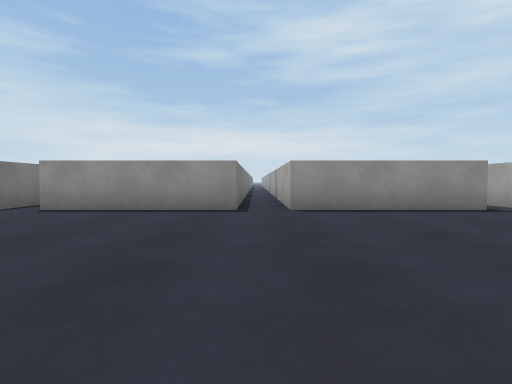
View 1 (above)

24 first-person views from a walk through a scene from a Unity 3-D project. The camera is 0.58 m above the floor, tilts 2° down and sees 80° across. The floor is counted in squares, 1 m on a side. Each view is taken from the middle of a square. On the plan, view 1 faces up. The plan holds only what a view shows up to about 9 squares ahead; the rest is blank. The place goes on beyond the plan. Surface patterns are stand-ins for the level's own textures.

View 2
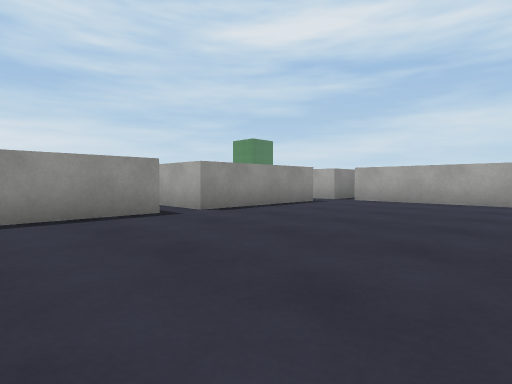

View 3
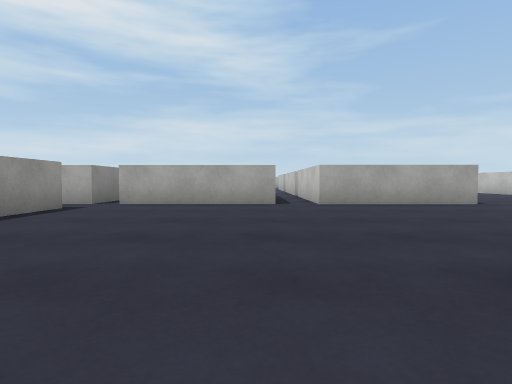

View 4
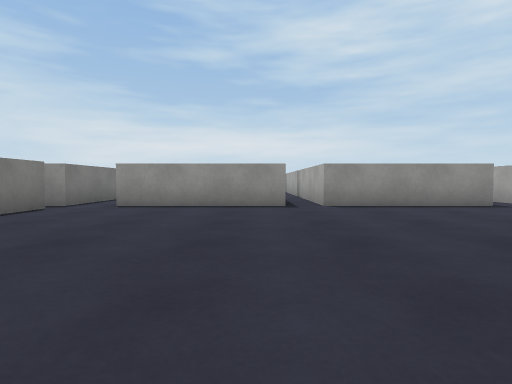

View 5
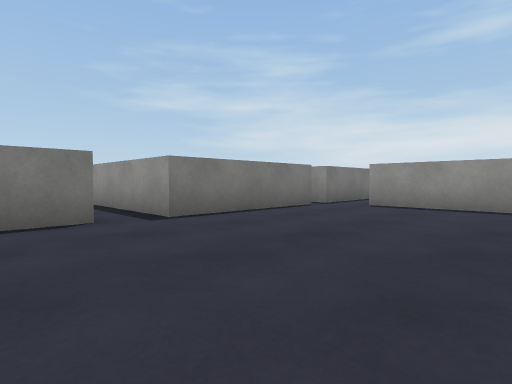

View 6
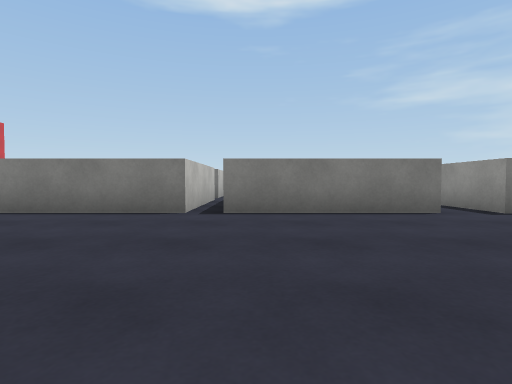

View 7
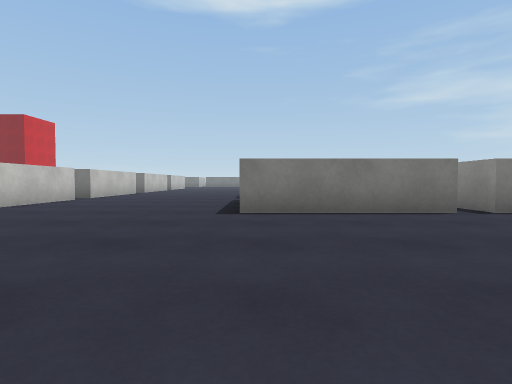

View 8
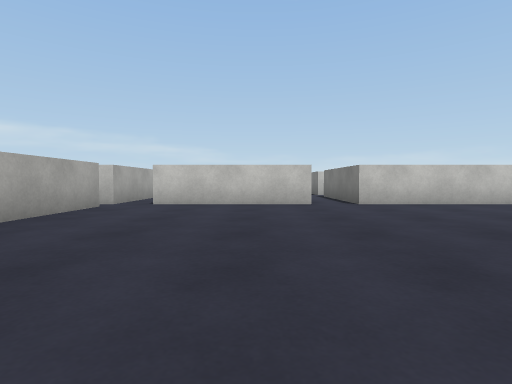

View 9
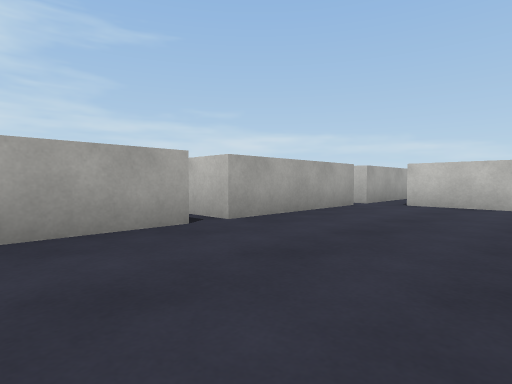

View 10
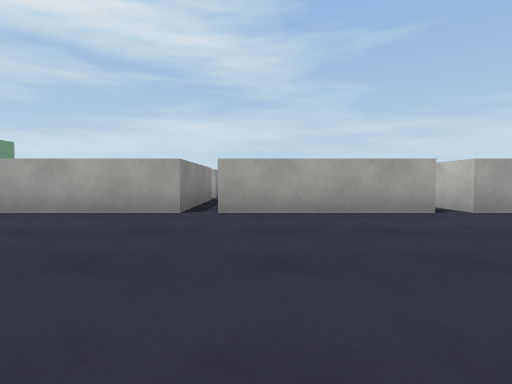

View 11
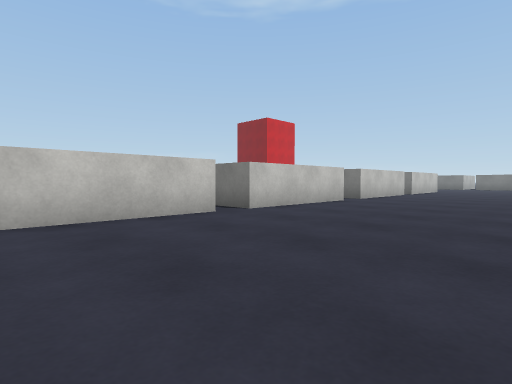

View 12
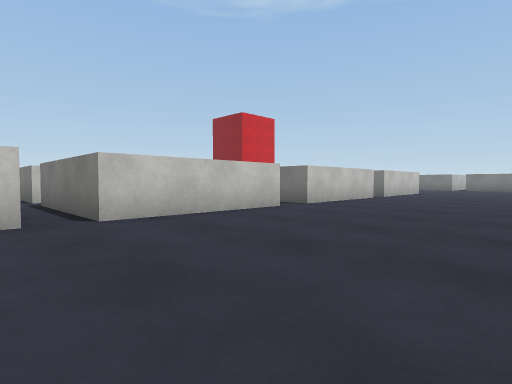

View 13
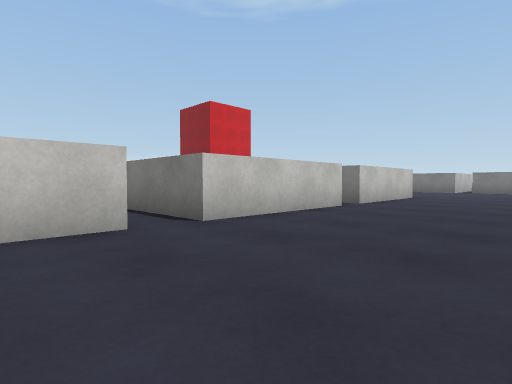

View 14
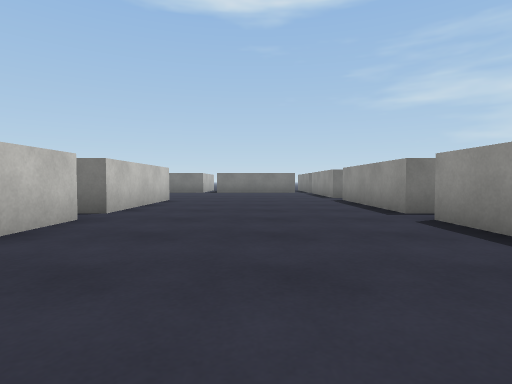

View 15
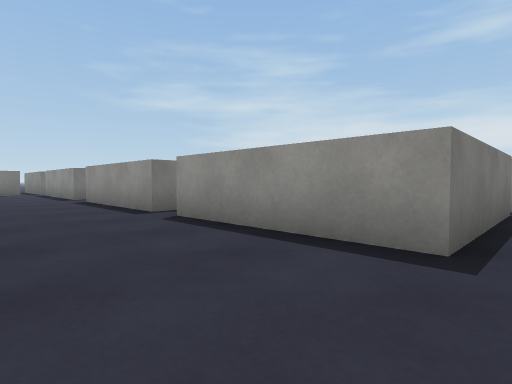

View 16
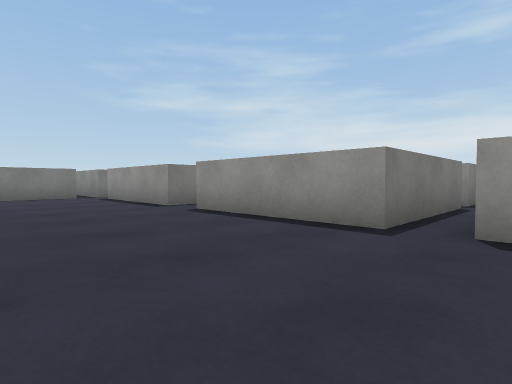

View 17
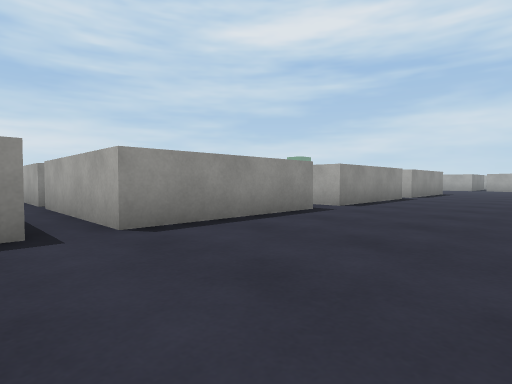

View 18
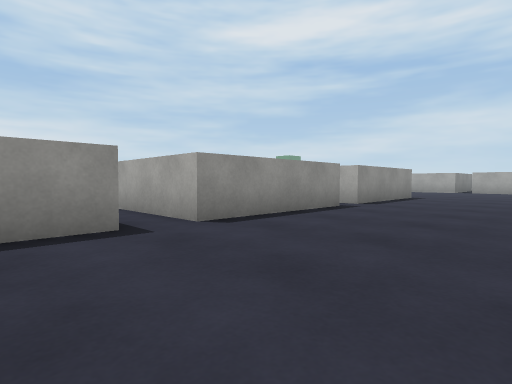

View 19
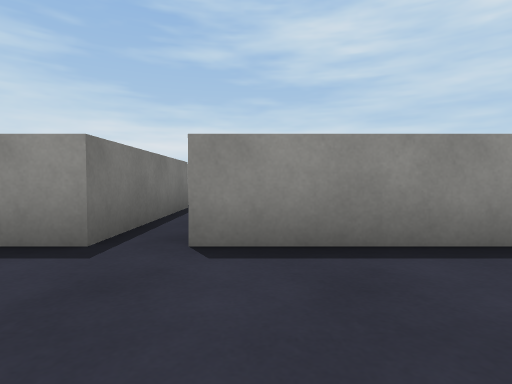

View 20
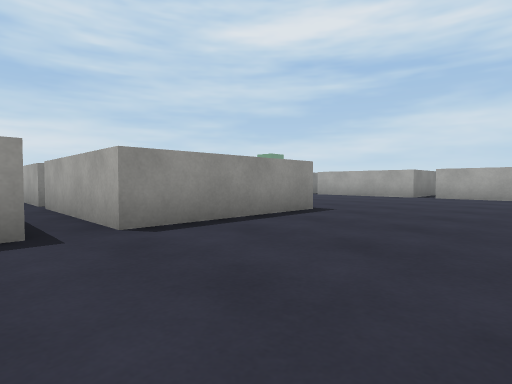

View 21
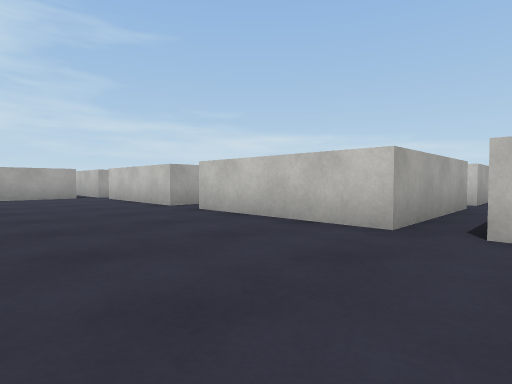

View 22
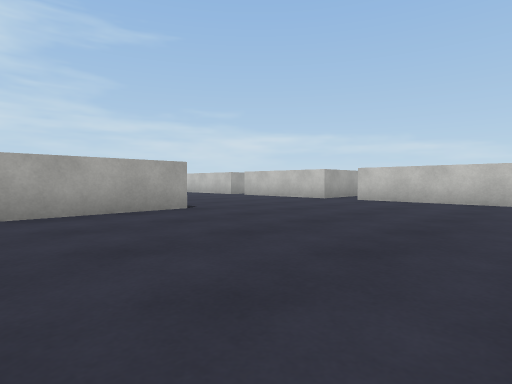

View 23
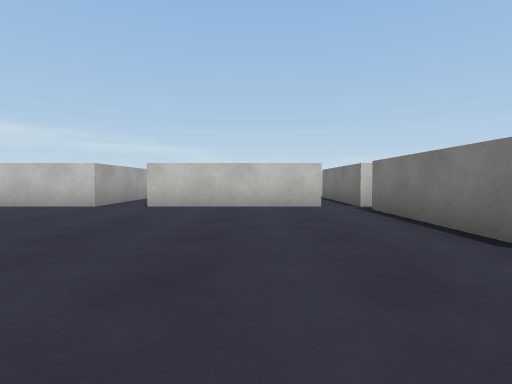

View 24
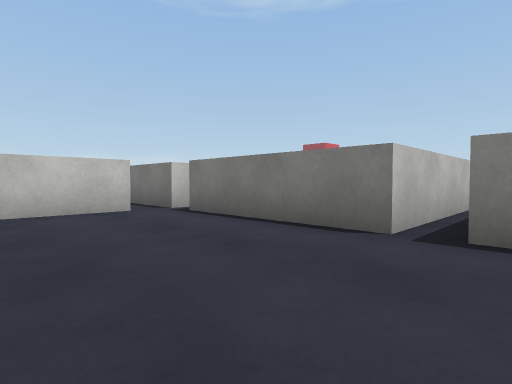

### Floor plan
Points are (right, up) in squares from view 1. A wall is a line through its corners. A room is listed if a view was taken in it or the views show most of it. See-through windows are left out.
Room 1 (view 1)
walls: (-1, -3.6) (-4.4, -3.6)
ways out: opening at (-5, -4) to room 2; opening at (0, 1) to room 2; opening at (1, -4) to room 2
Room 2 (views 2, 3, 4, 5, 6, 7, 8, 9, 10, 11, 12, 13, 14, 15, 16, 17, 18, 19, 20, 21, 22, 23, 24)
walls: (-4.4, -3.6) (-4.4, -0.2); (-4.4, -8.4) (-4.4, -4.2); (-10.6, 0.5) (-10.6, -3.6) (-11.8, -3.6); (0.6, -4.3) (4.6, -4.3) (4.6, -8.4); (-13.9, -4.3) (-10.6, -4.3) (-10.6, -8.3) (-14.6, -8.3) (-14.6, -4.2); (-4.4, -13) (-4.4, -9); (-15.5, -4.2) (-15.5, -8.3) (-19.5, -8.3) (-19.5, -5.4); (-9.4, -13.7) (-5.4, -13.7); (-10.6, 5.5) (-10.6, 1.5) (-14.2, 1.5); (-5.3, 7.5) (-5.3, 6.2) (-9.4, 6.2); (5.4, -9) (9.5, -9); (-10.6, 8) (-10.6, 6.2); (-14.6, -13.7) (-10.6, -13.7); (-0.4, 8.9) (-0.4, 6.2) (-4.4, 6.2) (-4.4, 7.9); (-20.6, -4.2) (-20.6, -8.3) (-24.6, -8.3) (-24.6, -4.2); (4.8, 6.2) (0.7, 6.2) (0.7, 8.9); (-19.6, -13.7) (-15.5, -13.7); (10.7, -3.6) (10.7, 0.4) (11.5, 0.4); (10.7, -9) (11.5, -9); (10.7, 1.5) (10.7, 5.5); (9.6, 6.2) (5.6, 6.2) (5.6, 8); (-25.5, -4.2) (-25.5, -8.3) (-29.5, -8.3); (10.7, 6.2) (10.7, 7); (-24.6, -13.7) (-20.6, -13.7); (-29, -13.7) (-25.5, -13.7)
ways out: opening at (-5, -4) to room 1; opening at (0, 1) to room 1; opening at (1, -4) to room 1; opening at (-25, -14); opening at (-25, -5); opening at (-20, -14); opening at (-15, -14); opening at (-14.5, -4.5); opening at (-14, 1); opening at (-10, -14); opening at (-5, -14); opening at (5, -9); opening at (10, -9)

Positions as (right, up) in squares from view 1, and headings:
1: (0, 0), facing up
2: (2, 1), facing up-right
3: (3, 2), facing right
4: (-6, -1), facing up
5: (-6, -1), facing up-left
6: (-5, -3), facing left
7: (-5, -8), facing left
8: (-8, -6), facing down
9: (-8, -6), facing down-right
10: (-10, -5), facing right
11: (-11, -9), facing down-left
12: (-14, -9), facing down-left
13: (-18, -10), facing down-left
14: (-20, -11), facing left
15: (-20, -11), facing up-left
16: (-24, -12), facing up-left
17: (-26, -12), facing up-right
18: (-22, -12), facing up-right
19: (-14, -11), facing up
20: (-16, -12), facing up-right
21: (-16, -10), facing down-right
22: (5, 0), facing down-right
23: (7, -2), facing down
24: (8, -3), facing down-left
